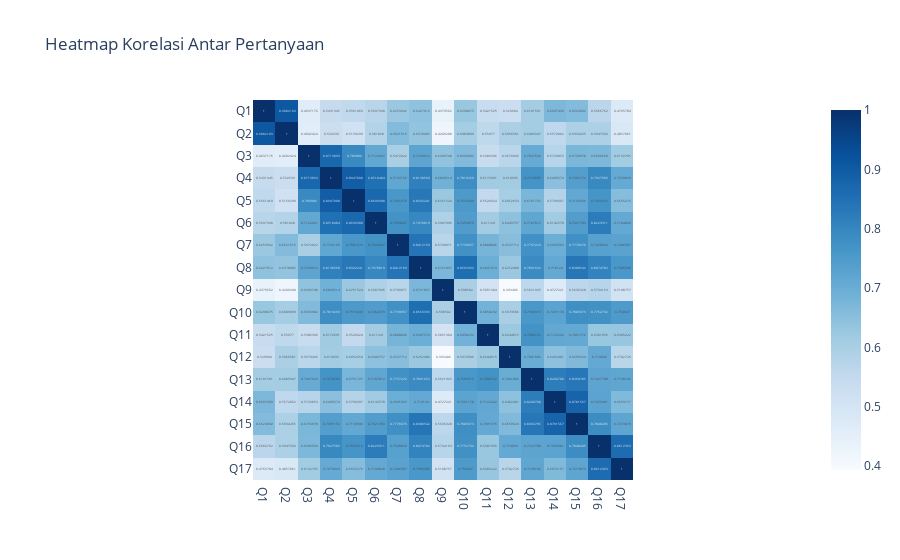

This figure's notebook cell:
### Markdown cell above
## 6. BONUS

### Code cell
corr = df_num.corr()

fig = px.imshow(
    corr,
    text_auto=True,
    color_continuous_scale="Blues",
    title="Heatmap Korelasi Antar Pertanyaan"
)
fig.show()

### Figure 1 — Plotly figure (JSON) as saved in the notebook; plotly's stock layout.template omitted (floating-point values rounded to 4 significant figures; data arrays with more than 128 entries replaced by an {"elided": "..."} marker saying what was removed)
{"data": [{"coloraxis": "coloraxis", "hovertemplate": "x: %{x}<br>y: %{y}<br>color: %{z}<extra></extra>", "name": "0", "texttemplate": "%{z}", "type": "heatmap", "x": ["Q1", "Q2", "Q3", "Q4", "Q5", "Q6", "Q7", "Q8", "Q9", "Q10", "Q11", "Q12", "Q13", "Q14", "Q15", "Q16", "Q17"], "xaxis": "x", "y": ["Q1", "Q2", "Q3", "Q4", "Q5", "Q6", "Q7", "Q8", "Q9", "Q10", "Q11", "Q12", "Q13", "Q14", "Q15", "Q16", "Q17"], "yaxis": "y", "z": {"elided": "17x17 float values"}}], "layout": {"coloraxis": {"colorscale": [[0, "rgb(247,251,255)"], [0.125, "rgb(222,235,247)"], [0.25, "rgb(198,219,239)"], [0.375, "rgb(158,202,225)"], [0.5, "rgb(107,174,214)"], [0.625, "rgb(66,146,198)"], [0.75, "rgb(33,113,181)"], [0.875, "rgb(8,81,156)"], [1, "rgb(8,48,107)"]]}, "title": {"text": "Heatmap Korelasi Antar Pertanyaan"}, "xaxis": {"anchor": "y", "constrain": "domain", "domain": [0, 1], "scaleanchor": "y"}, "yaxis": {"anchor": "x", "autorange": "reversed", "constrain": "domain", "domain": [0, 1]}}}
